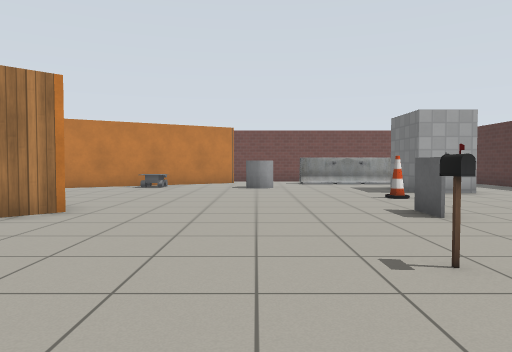
[1] (above)

17 first-person views from a walk through a robot-simulator world made for Gazebo. The camera is 0.9 m above the floor, tilts 2° down and sees 70° across. The lines on the ground mark 1 m squares. The floor is counted in squares, 1 m on a side. Each view is taken from the middle of a square. On the plan, view 1 faces up. The plan holds only what a view shows up to about 12 squares ahead; the rest is blank. The robots in the file are not drawn. Gazebo's built-in surfaces are drawn with simple patterns. Simple shapes stand in for some stock models.

[2]
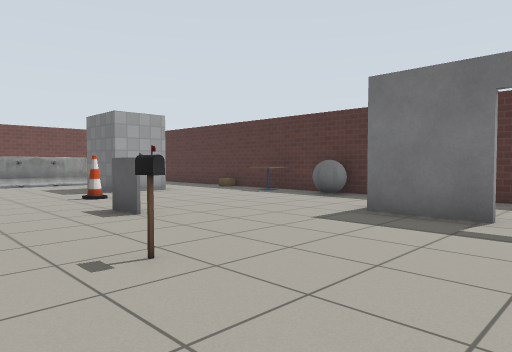

[3]
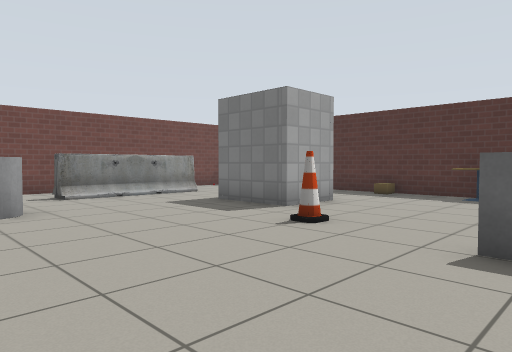

[4]
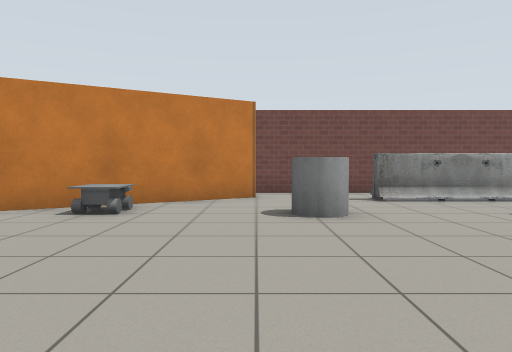

[5]
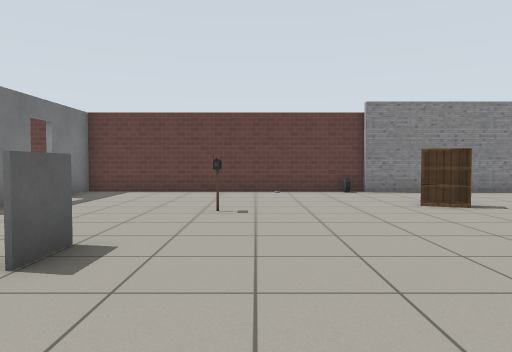

[6]
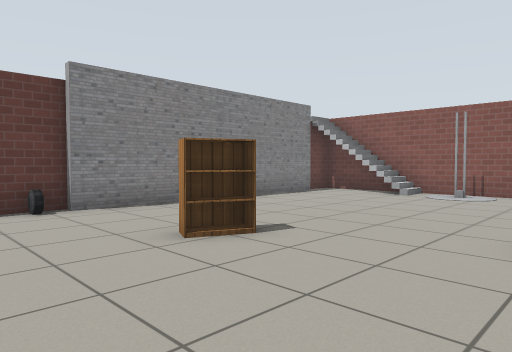

[7]
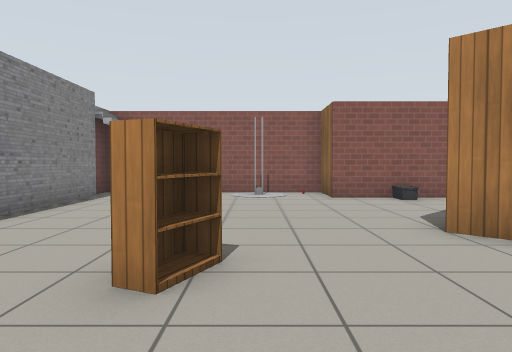

[8]
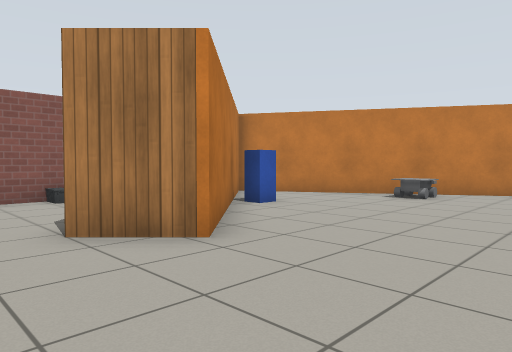

[9]
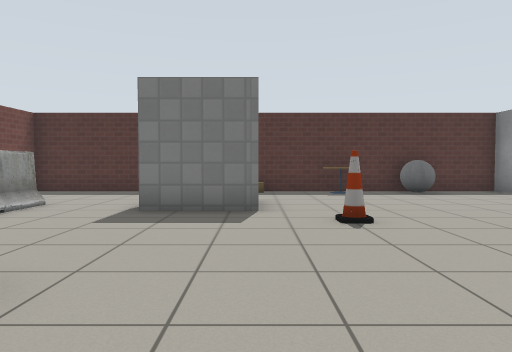

[10]
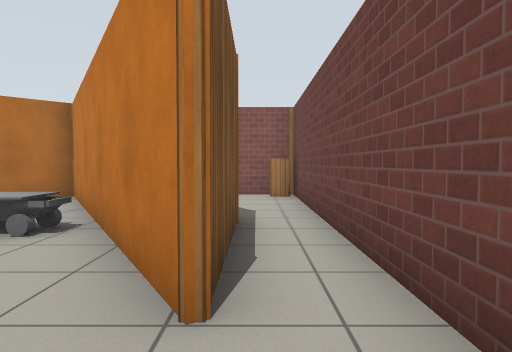

[11]
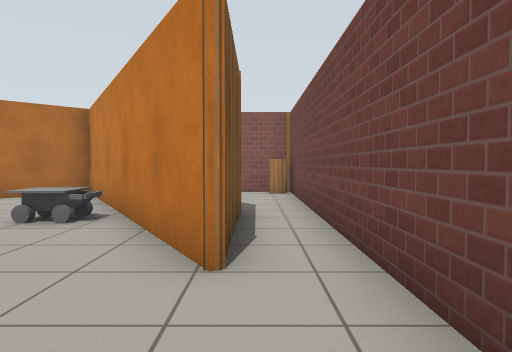

[12]
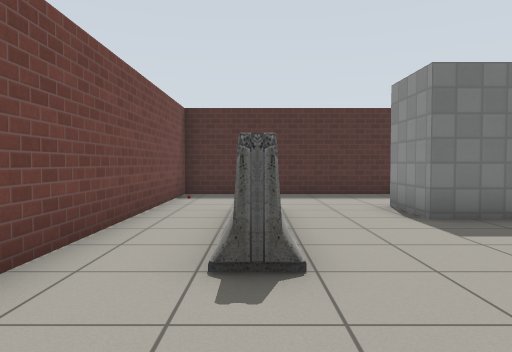

[13]
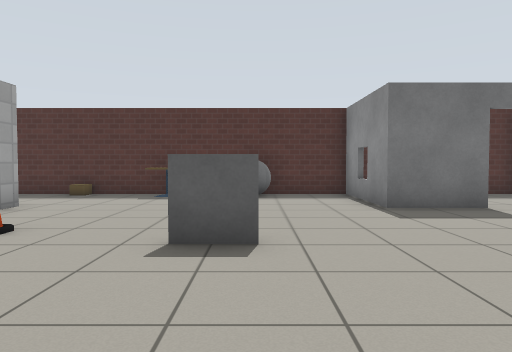

[14]
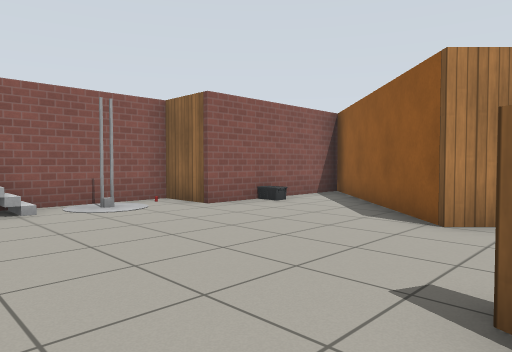

[15]
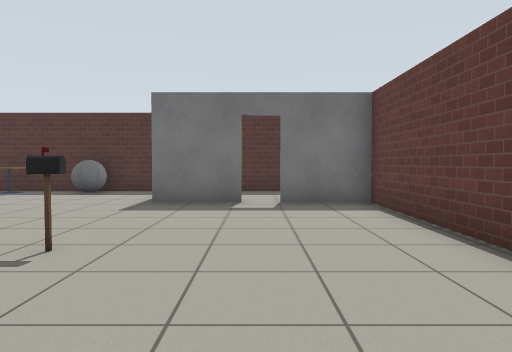

[16]
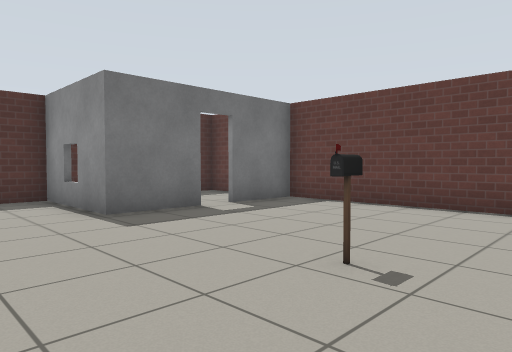

[17]
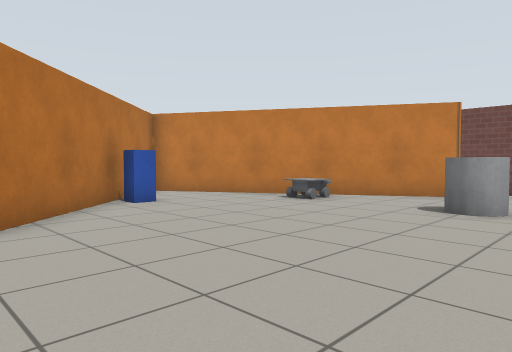

### Floor plan
Ten units are one square. View 1 is at (0, 0); x grows to the right and y downward. Boxes are objects, and circles mark ways between rooms. Rooms are numbered by the first view taken in them; rooms with no view inside come last. Other rooms are left out.
<svg viewBox="-120 -186 222 207">
<path fill="none" stroke="#000" d="M66 -109 49 -109 49 -132 66 -132M63 -12 63 -34 97 -34M-25 16 63 16 63 -5M-8 -167 -89 -121 -35 -67 -47 -55 -95 -102 -95 -50 -113 -50 -113 6M97 -30 97 -181 -29 -181M-100 13 -26 13M76 16 94 16M97 15 97 -30"/>
<rect x="-115" y="-45" width="10" height="10" fill="#bbb"><title>other object</title></rect>
<rect x="-105" y="-35" width="10" height="10" fill="#bbb"><title>other object</title></rect>
<rect x="-95" y="-75" width="10" height="10" fill="#bbb"><title>other object</title></rect>
<rect x="-65" y="-105" width="10" height="10" fill="#bbb"><title>postbox</title></rect>
<rect x="-45" y="-145" width="10" height="10" fill="#bbb"><title>other object</title></rect>
<rect x="-35" y="-25" width="10" height="10" fill="#bbb"><title>bookshelf</title></rect>
<rect x="-25" y="5" width="10" height="10" fill="#bbb"><title>car</title></rect>
<rect x="-5" y="-145" width="10" height="20" fill="#bbb"><title>grey cylinder</title></rect>
<rect x="15" y="-35" width="10" height="10" fill="#bbb"><title>postbox</title></rect>
<rect x="15" y="-165" width="50" height="10" fill="#bbb"><title>barrier</title></rect>
<rect x="25" y="-75" width="10" height="20" fill="#bbb"><title>grey box</title></rect>
<rect x="35" y="-105" width="10" height="10" fill="#bbb"><title>cone</title></rect>
<rect x="85" y="-65" width="10" height="10" fill="#bbb"><title>grey ball</title></rect>
<rect x="85" y="-95" width="10" height="20" fill="#bbb"><title>cafe table</title></rect>
<rect x="85" y="-115" width="10" height="10" fill="#bbb"><title>cardboard box</title></rect>
<circle cx="60" cy="-10" r="3" fill="#2a7"/>
<text x="0" y="-70">1</text>
<text x="80" y="-10">2</text>
</svg>
Room 1 opens to room 2.

Where each view was taken, in squares from view 1:
view 1: 0 up, 0 right, facing up
view 2: 0 up, 0 right, facing up-right
view 3: 6 up, 1 left, facing up-right
view 4: 7 up, 1 left, facing up
view 5: 10 up, 1 right, facing down
view 6: 6 up, 0 right, facing down-left
view 7: 3 up, 0 right, facing left
view 8: 4 up, 0 right, facing up-left
view 9: 11 up, 2 left, facing right
view 10: 17 up, 1 right, facing left
view 11: 17 up, 2 right, facing left
view 12: 16 up, 1 left, facing right
view 13: 6 up, 1 left, facing right
view 14: 0 up, 3 left, facing up-left
view 15: 1 up, 2 left, facing right
view 16: 6 up, 0 right, facing down-right
view 17: 6 up, 2 right, facing up-left
